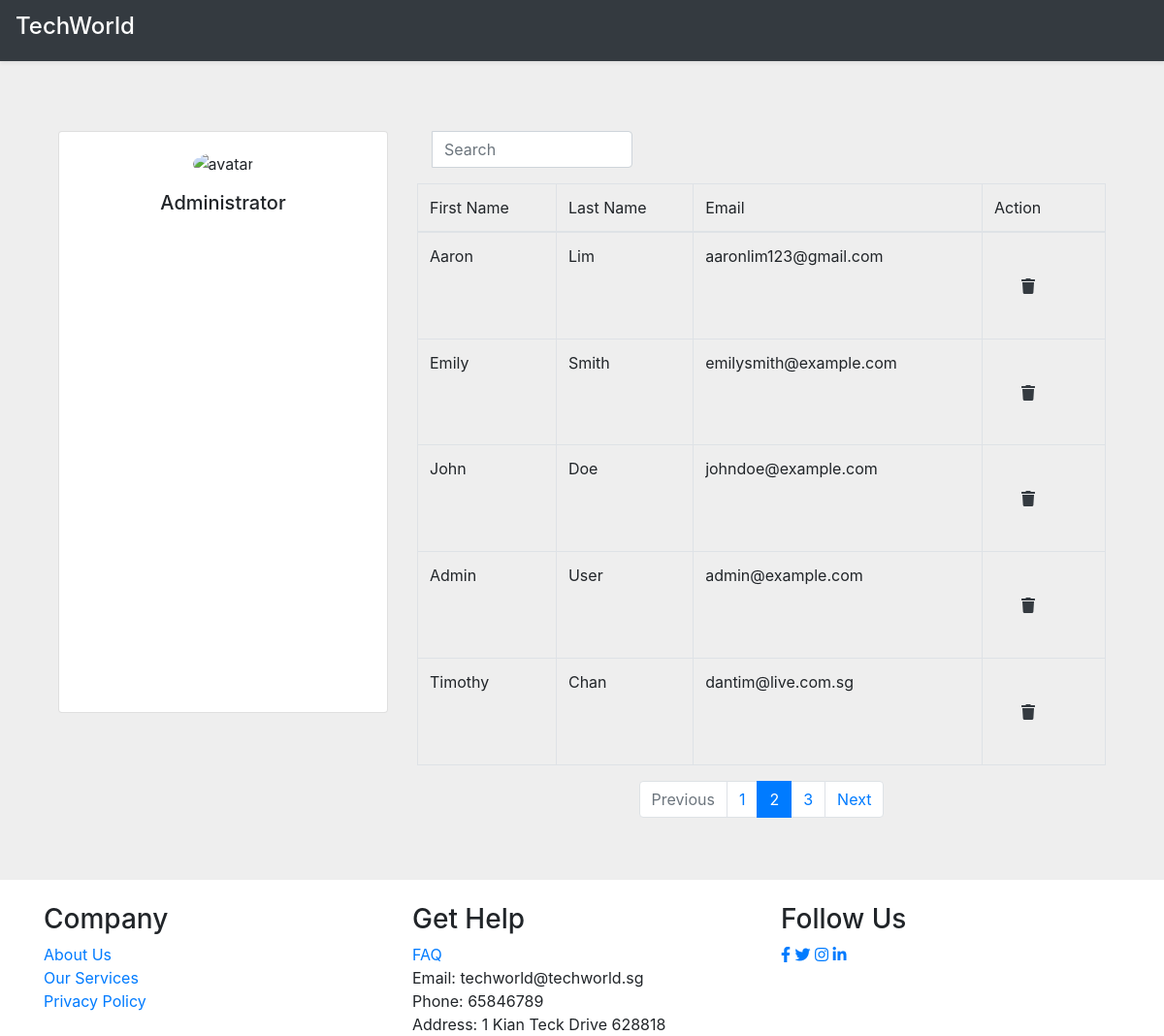
The page /administrator (signed in) on the database its author committed.
### tables this page shows
CREATE TABLE Accounts (
    account_id INTEGER PRIMARY KEY AUTOINCREMENT,
    userid INTEGER,
    First_name VARCHAR(50) NOT NULL,
    Last_name VARCHAR(50) NOT NULL,
    date_of_birth TEXT NOT NULL, -- Format: YYYY-MM-DD
    gender TEXT, 
    FOREIGN KEY (userid) REFERENCES Users(user_id)
);

CREATE TABLE Users (
    user_id INTEGER PRIMARY KEY AUTOINCREMENT,
    email VARCHAR(50) UNIQUE NOT NULL,
    is_admin TEXT,
    password VARCHAR(50) NOT NULL
);

### app.py (the view)
@app.route("/administrator", methods=['GET'])
def administrator():
    if is_admin():
        conn = get_db_connection()
        query = "SELECT A.account_id, A.First_name, A.Last_name, U.email FROM Accounts A JOIN Users U ON A.userid = U.user_id"
        user = conn.execute(query).fetchall()
        conn.close()
        return render_template("administrator.html", accounts=user)
    else:
        return redirect(url_for('error'))

### app.py (called while the page is built)
def get_db_connection():
    BASE_DIR = os.path.dirname(os.path.abspath(__file__))
    db_path = os.path.join(BASE_DIR, "database.db")
    conn = sqlite3.connect(db_path)
    conn.row_factory = sqlite3.Row
    return conn

def is_admin():
    if 'user_id' in session:
        user_id = session['user_id']
        conn = get_db_connection()
        query = "SELECT is_admin FROM Users WHERE user_id = ?"
        is_admin = conn.execute(query, (user_id,)).fetchone()[0]
        print(is_admin)
        conn.close()
        if is_admin == 'True':
            return True
        else:
            return False
    else:
        return False

### templates/administrator.html (shortened to what this page needs)
<!doctype html>
<html lang="en">
  <head>
    <link rel="stylesheet" href="https://stackpath.bootstrapcdn.com/bootstrap/4.3.1/css/bootstrap.min.css">
    <link rel="stylesheet" href="https://cdnjs.cloudflare.com/ajax/libs/font-awesome/5.15.4/css/all.min.css">
</head>
  <body>
    <section style="background-color: #eee;">
    <header data-bs-theme="dark">
      <div class="navbar navbar-dark bg-dark shadow-sm">
              <a href="/home" class="navbar-brand d-flex align-items-center">
                  <h4>TechWorld</h4>
              </a>
      </div>
  </header>
    <div class="container py-5">
      <div class="container">
        <div class="row">
            <div class="col-4 mt-4">
              <div class="card mb-4" style="height: 600px">
                <div class="card-body text-center">
                  <img src="https://mdbcdn.b-cdn.net/img/Photos/new-templates/bootstrap-chat/ava3.webp" alt="avatar"
                    class="rounded-circle img-fluid" style="width: 150px;">
                  <h5 class="my-3">Administrator</h5>
                </div>
              </div>
            </div>
            <div class="col-lg-8 mt-4">
                <div class="form-group">
                    <div class="col-md-4 inputGroupContainer">
                    <div class="input-group">
                    <input  name="search" placeholder="Search" class="form-control"  type="text">
                      </div>
                    </div>
                  </div>
                <table class="table table-bordered" style="height: 600px;">
                    <thead>
                      <tr>
                        <th scope="col" style="font-weight:normal">First Name</th>
                        <th scope="col" style="font-weight:normal">Last Name</th>
                        <th scope="col" style="font-weight:normal">Email</th>
                        <th scope="col" style="font-weight:normal">Action</th>
                      </tr>
                    </thead>
                    <tbody>
                    {% for account in accounts %}
                    <div class='adminPost'>
                      <tr>
                        <th scope="row" style="font-weight:normal">{{account['First_name']}}</th>
                        <td>{{account['Last_name']}}</td>
                        <td>{{account['email']}}</td>
                        <td>
                          <div class="col-md-1 text-center">
                            <div class="form-group mt-4">
                              <form method="POST" action="/deleteAccount">
                                <button type="submit" class="btn btn-link delete-skill text-dark" onclick="return confirm('Are you sure you want to delete this account?');">
                                    <i class="fa fa-trash"></i>
                                </button>
                            </form>
                            </div>
                          </div>
                        </td>
                      </tr>
                    </div>
                    {% endfor %}
                    </tbody>
                  </table>
                  <nav aria-label="...">
                    <ul class="pagination justify-content-center">
                      <li class="page-item disabled">
                        <a class="page-link" href="#" tabindex="-1">Previous</a>
                      </li>
                      <li class="page-item"><a class="page-link" href="#">1</a></li>
                      <li class="page-item active">
                        <a class="page-link" href="#">2 <span class="sr-only">(current)</span></a>
                      </li>
                      <li class="page-item"><a class="page-link" href="#">3</a></li>
                      <li class="page-item">
                        <a class="page-link" href="#">Next</a>
                      </li>
                    </ul>
                  </nav>
            </div>
    </div>
</div>
      </section>
      <footer class="footer">
        <div class="container">
            <div class="row mt-4">
                <div class="col">
                    <h3>Company</h3>
                        <li style="list-style: none;"><a href="">About Us</a></li>
                        <li style="list-style: none;"><a href="">Our Services</a></li>
                        <li style="list-style: none;"><a href="">Privacy Policy</a></li>
                </div>
                <div class="col">
                    <h3>Get Help</h3>
                        <li style="list-style: none;"><a href="">FAQ</a></li>
                        <li style="list-style: none;">Email: techworld@techworld.sg</li>
                        <li style="list-style: none;">Phone: 65846789</li>
                        <li style="list-style: none;">Address: 1 Kian Teck Drive 628818</li>
                </div>
                <div class="col">
                    <h3>Follow Us</h3>
                    <div class="social-links">
                        <a href=""><i class="fab fa-facebook-f"></i></a>
                        <a href=""><i class="fab fa-twitter"></i></a>
                        <a href=""><i class="fab fa-instagram"></i></a>
                        <a href=""><i class="fab fa-linkedin-in"></i></a>
                    </div>
                </div>
            </div>
        </div>
      </footer>
  </body>
</html>

### rows shown on the page
Accounts: First_name "Aaron", Last_name "Lim", email "aaronlim123@gmail.com"
Accounts: First_name "Emily", Last_name "Smith", email "emilysmith@example.com"
Accounts: First_name "John", Last_name "Doe", email "johndoe@example.com"
Accounts: First_name "Admin", Last_name "User", email "admin@example.com"
Accounts: First_name "Timothy", Last_name "Chan", email "dantim@live.com.sg"
